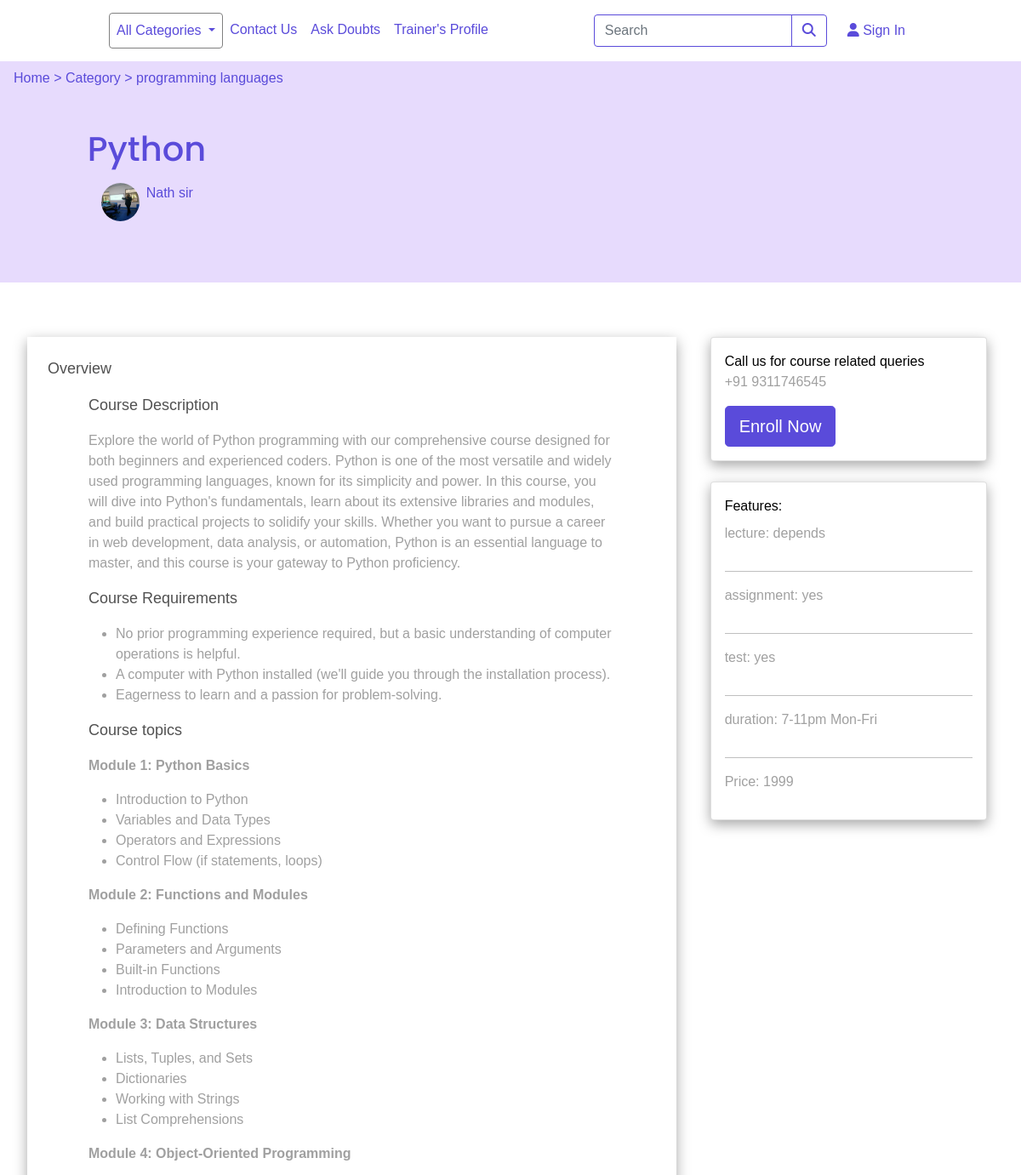
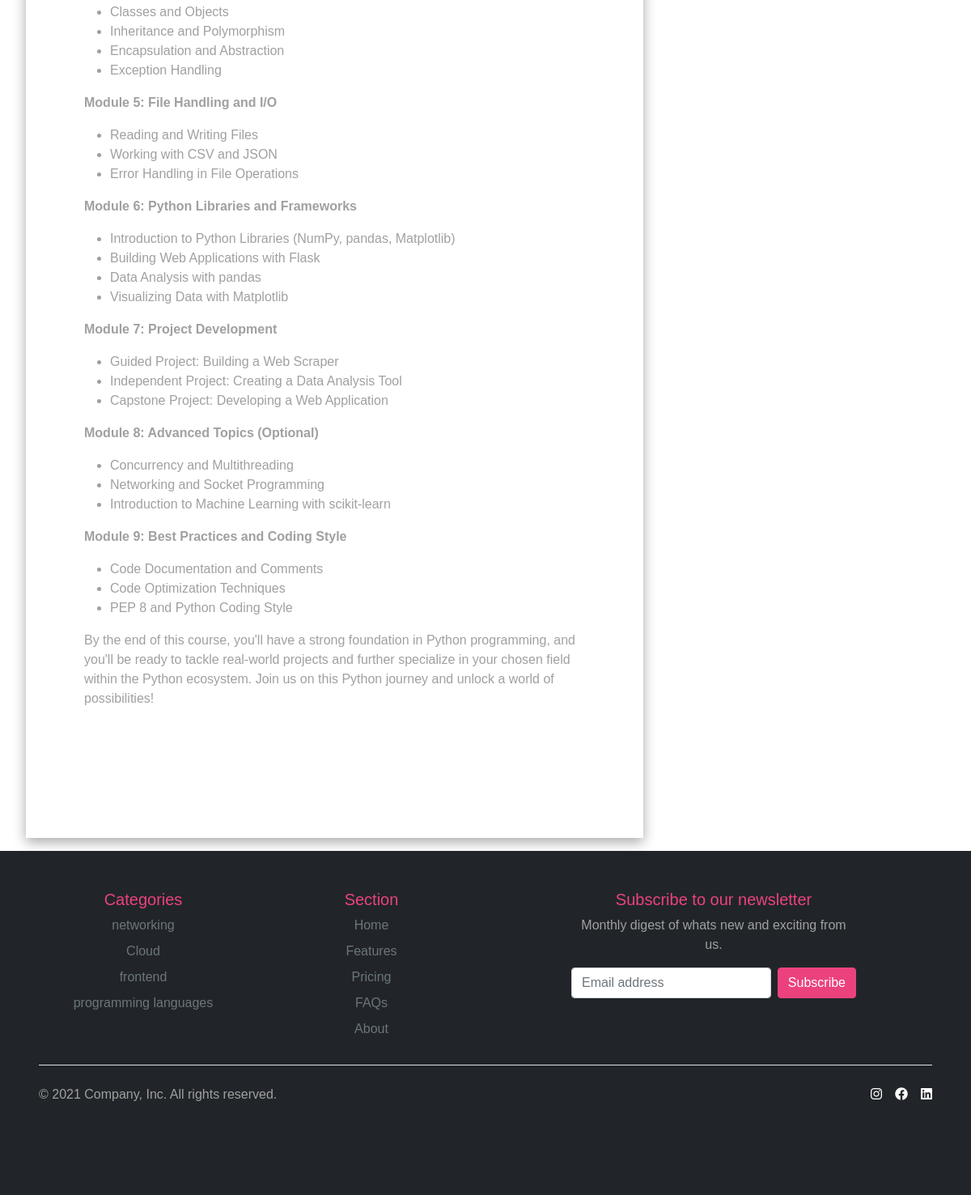
The page /course_details/python on the database its author committed (2 pictures, top to bottom).
### eduapp/models.py (models this page shows, shortened)
class CourseDetail(models.Model):
    product=models.OneToOneField(Course,on_delete=models.CASCADE)
    description=RichTextField()
    duration=models.ForeignKey(Duration,null=True,on_delete=models.DO_NOTHING)
    startdate=models.DateField()
    requirements=RichTextField(default="")
    topics=RichTextField(default="")
    lecture=models.CharField(max_length=255)
    assignment=models.CharField(max_length=50,choices=boolchoices)
    test=models.CharField(max_length=50,choices=boolchoices)

class Course(models.Model):
    name=models.CharField(max_length=100)
    category=models.ForeignKey(Category,on_delete=models.CASCADE)
    price=models.IntegerField(null=True,default=0)
    image=models.ImageField(upload_to='eduapp/images/product')
    slug=models.SlugField(max_length=255,unique=True)
    author=models.ForeignKey(Trainer,on_delete=models.CASCADE,null=True)
    discount=models.IntegerField(null=True)
    created_at=models.DateField(auto_now_add=True,null=True)
    level=models.ForeignKey(Level,on_delete=models.CASCADE,null=True)
    class Meta:
        verbose_name_plural='Courses'
    def __str__(self):
        return self.name

class Category(models.Model):
    name=models.CharField(max_length=100)
    image=models.ImageField(upload_to='eduapp/images/category')
    slug=models.SlugField(max_length=255,unique=True)
    def __str__(self):
        return self.name
    class Meta:
        verbose_name_plural='categories'
    def get_absolute_url(self):
        return reverse('course_view',args=[self.slug])

class Trainer(models.Model):
    name=models.CharField(max_length=255)
    description=models.TextField()
    profile_pic=models.ImageField(upload_to="trainer/",default=None)

class Duration(models.Model):
    duration=models.TextField()
    def __str__(self):
        return self.duration

### eduapp/views.py (the view)
# urls.py: path("course_details/<slug:slug>",views.course_details,name="course_details"),
def course_details(request,slug):
    product=get_object_or_404(Course,slug=slug)
    product_details=CourseDetail.objects.filter(product=product).first()
    if product_details is None:
        return redirect(soon)
    return render(request,'product_details.html',{'product_details':product_details})

### eduapp/views.py (called while the page is built)
def categories(request):
    return{
        'categories':Category.objects.all()
    }

def products(request):
    return{
        'products':Course.objects.all()
    }

### eduapp/templates/product_details.html
{% extends 'base.html' %}
{%block content %}
{% load static %}
<link rel="stylesheet" href="{% static 'css/style.css' %}">
<section id="product_details" class="">
    <div class="container-fluid product_details_head p-2">
        <div class="mx-2">
            <span>Home</span>	&#62; <span>Category</span> &#62; <span>{{product_details.product.category}}</span>
        </div>
        <div class="m-20">
            <h1 class="text-capitalize">{{product_details.product}}</h1>
            <div class="d-flex m-3"><img class="userlogo" src="{{product_details.product.author.profile_pic.url}}" alt="">
                <a href="{% url 'profile' %}" class="cl-blue text-decoration-none">{{product_details.product.author.name}}</a>
            </div>
        </div>
    </div>
    <div class="row g-5 m-3">
        <div id="overview" class="container p-4 col-lg-8">
            <div class="head">Overview</div>
            <div class="container">
                <div class="head my-3">Course Description</div>
                {% if product_details.description %}
                <p>{{product_details.description|safe}}</p>
                {% else %}
                <p>No description available for this course</p>
                {% endif %}
            </div>
            <div class="container">
                <div class="head my-3">Course Requirements</div>
                {% if product_details.requirements %}
                <p>{{product_details.requirements|safe}}</p>
                {% else %}
                <p>No description available for this course</p>
                {% endif %}
            </div>
            <div class="container">
                <div class="head my-3">Course topics</div>
                {% if product_details.topics %}
                <p>{{product_details.topics|safe}}</p>
                {% else %}
                <p>No description available for this course</p>
                {% endif %}
            </div>
        </div>
        <div id="detail-right" class="col-lg-3">
            <div class="card p-3 mb-4">
                <div> Call us for course related queries</div>
                <p>+91 9311746545</p>
                {% if request.user.is_authenticated %}
            <a href="{% url 'enrollmentForm' product_details.id %}"><button class="btn btn-lg btn-custom-dark">Enroll
                    Now</button></a>
            {% else %}
            <a href="{% url 'login' %}?next={% url 'enrollmentForm' product_details.id %}"><button class="btn btn-lg btn-custom-dark">Enroll Now</button></a>
            {% endif %}
            </div>
            <div class="card p-3">
                <div class="head mb-2">Features:</div>
                {% if product_details.description %}
                <p><span>lecture:</span> {{product_details.lecture}}</p>
                <hr>
                <p><span>assignment:</span> {{product_details.assignment}}</p>
                <hr>
                <p><span>test:</span> {{product_details.test}}</p>
                <hr>
                <p><span>duration:</span> {{product_details.duration}}</p>
                <hr>
                <p><span>Price:</span> {{product_details.product.price}}</p>
                {% endif %}
            </div>
        </div>
    </div>
</section>
{% endblock %}

### eduapp/templates/base.html (shortened to what this page needs)
<!DOCTYPE html>
<html lang="en">
<head>
<link rel="stylesheet" href="https://cdnjs.cloudflare.com/ajax/libs/font-awesome/6.4.0/css/all.min.css" />
  <link href="https://cdn.jsdelivr.net/npm/bootstrap@5.0.2/dist/css/bootstrap.min.css" rel="stylesheet"
>
  {% load static %}
  <link rel="stylesheet" type="text/css" href="{% static 'css/style.css' %}" />
  <link rel="stylesheet" href="https://cdn.ckeditor.com/ckeditor5/39.2.0/classic/ckeditor.css">
</head>
<body>
  <nav class="navbar navbar-expand-lg navbar-light">
    <div class="container-fluid">
      <div class="collapse navbar-collapse" id="navbarSupportedContent">
        <ul class="navbar-nav me-auto mb-lg-0">
          <li class="nav-item dropdown border rounded nav-dropdown">
            <a class="nav-link dropdown-toggle" href="#" id="navbarDropdown" role="button" data-bs-toggle="dropdown" aria-expanded="false">
              All Categories
            </a>
          </li>
          <li class="nav-item">
            <a class="nav-link" href="{% url 'contact' %}">Contact Us</a>
          </li>
          <li class="nav-item">
            <a class="nav-link" href="{% url 'displayQuestions' %}">Ask Doubts</a>
          </li>
          <li class="nav-item">
            <a class="nav-link" href="{% url 'profile' %}">Trainer's Profile</a>
          </li>
        </ul>
        <form class="d-flex" action="{% url 'search_results' %}" method="get">
          <div class="input-group" id="search">
            <input class="form-control me-auto" type="search" placeholder="Search" aria-label="Search" name="q">
            <button id="search-button" type="submit" class="btn">
              <i class="fas fa-search"></i>
            </button>
          </div>
        </form>
        {% if request.user.is_authenticated %}
        <div class="dropdown mx-2">
          <a class="nav-link dropdown-toggle" type="button" id="dropdownMenuButton1" data-bs-toggle="dropdown" aria-expanded="false">
            <i class="fa-solid fa-user cl-blue"></i>
          <span>{{request.user}}</span>
          </a>
          <ul class="dropdown-menu" aria-labelledby="dropdownMenuButton1">
            <li><a class="dropdown-item" href="#">Settings</a></li>
            <li><a class="dropdown-item" href="{% url 'userProfile' %}"> Profile</a></li>
            <li><a class="dropdown-item" href="{% url 'dashboard' %}">Dashboard</a></li>
            <li><a class="dropdown-item" href="{% url 'logout' %}">Logout</a></li>
          </ul>
        </div>
        {% else %}
        <a href="{% url 'login' %}?next={{request.path}}" class="m-2 nav-link"><i class="fa-solid fa-user"></i><span> Sign In</span></a>
        {% endif %}
      </div>
    </div>
  </nav>
  {%block content %}{% endblock %}
    <footer>
      <div class="container-fluid bg-dark p-5 text-white">
      <div class="row">
        <div class="col-lg-3 col-md-3">
          <h5>Categories</h5>
          <ul class="nav flex-column">
            {% for i in categories %}
            <li class="nav-item mb-2"><a href="{{i.get_absolute_url}}" class="nav-link p-0 text-muted">{{i.name}}</a></li>
            {% endfor%}
          </ul>
        </div>
        <div class="col-lg-3 col-md-3">
          <h5>Section</h5>
          <ul class="nav flex-column">
            <li class="nav-item mb-2"><a href="#" class="nav-link p-0 text-muted">Home</a></li>
            <li class="nav-item mb-2"><a href="#" class="nav-link p-0 text-muted">Features</a></li>
            <li class="nav-item mb-2"><a href="#" class="nav-link p-0 text-muted">Pricing</a></li>
            <li class="nav-item mb-2"><a href="#" class="nav-link p-0 text-muted">FAQs</a></li>
            <li class="nav-item mb-2"><a href="#" class="nav-link p-0 text-muted">About</a></li>
          </ul>
        </div>
        <div class="col-lg-4 col-md-4 offset-lg-1">
          <form>
            <h5>Subscribe to our newsletter</h5>
            <p>Monthly digest of whats new and exciting from us.</p>
            <div class="d-flex flex-md-row flex-lg-row flex-column w-100 gap-2">
              <input id="newsletter1" type="text" class="form-control" placeholder="Email address">
              <button class="btn btn-pink" type="button">Subscribe</button>
            </div>
          </form>
        </div>
      </div>
      <div class="d-flex  flex-lg-row flex-md-row flex-column justify-content-between py-4 my-4 border-top">
        <p>&copy; 2021 Company, Inc. All rights reserved.</p>
        <ul class="list-unstyled d-flex ">
          <li class="ms-3"><i class="fa-brands fa-instagram"></i></li>
          <li class="ms-3"><i class="fa-brands fa-facebook"></i></li>
          <li class="ms-3"><i class="fa-brands fa-linkedin"></i></li>
        </ul>
      </div>
    </div>
    </footer>
</body>
</html>

### static/css/style.css (style rules this page uses)
:root { --light-blue:#edf5e1; --light-blue-dark:#5A4BDA; --light-purple:#f7f1ff; --dark-purple:#1B0A31; --success:#198754; --pink-color:#eb427e; --color-white: #ffffff; --color-light: #f1f5f8; --color-black: #252a32; --color-blue: #148cb8; --color-red: #d32f2f; --box-shadow: 0 4px 6px -1px rgba(0, 0, 0, 0.1), 0 2px 4px -1px rgba(0, 0, 0, 0.06); }
body { font-family: 'Verdana', sans-serif; text-align: center; }
h1,h2,h3 { font-family:"Poppins"; }
p { color: #a0a0a0; }
.m-20 { margin: 0 4%; padding: 4%; }
nav a { color: var(--light-blue-dark) !important; }
nav { padding:50px 100px; }
.nav-dropdown { border: 1px solid gray !important; }
#search input { background-color:none; border: 1px solid var(--light-blue-dark); }
#search-button { background-color:none; border: 1px solid var(--light-blue-dark); }
#search-button i { color: var(--light-blue-dark); }
.row { border: none; }
.card { text-decoration: none; color: black; padding: 0; margin: 0; }
.btn-custom-dark { border: 1px solid var(--light-blue-dark) !important; color: white !important; background: var(--light-blue-dark); }
footer h5 { color: var(--pink-color); }
.btn-pink { border: 1px solid var(--pink-color) !important; color: white !important; background: var(--pink-color); }
.userlogo { height: 45px; width: 45px; border-radius: 50%; float: left; margin-right: 8px; }
.product_details_head { background-color: rgb(231, 219, 253); text-align: start; color: var(--light-blue-dark); }
.cl-blue { color: var(--light-blue-dark); }
#overview { text-align: left; box-shadow: rgba(0, 0, 0, 0.35) 0px 5px 15px; color: #a0a0a0; }
#overview .head { font-size: 18px; color: #515151; }
#detail-right { text-align: left; flex: 0 0 calc(33.333% - 1rem); position: sticky; top: 0; align-self: flex-start; }
#detail-right>.card { box-shadow: rgba(0, 0, 0, 0.35) 0px 5px 15px; }
.row.g-5.m-3 { display: flex; flex-wrap: wrap; }
#overview { flex: 0 0 calc(66.666% - 1rem); padding: 1rem; }

### rows shown on the page
CourseDetail: product.category "programming languages", product "Python", product.author.profile_pic (picture), product.author.name "Nath sir", description "Explore the world of Python programming with our comprehensive course designed for both beginners and experienced coders. Python is one of the most versatile and widely used programming languages, known for its simplicity and power. In this course, you will dive into Python's fundamentals, learn about its extensive libraries and modules, and build practical projects to solidify your skills. Whether you want to pursue a career in web development, data analysis, or automation, Python is an essential language to master, and this course is your gateway to Python proficiency.", requirements "No prior programming experience required, but a basic understanding of computer operations is helpful. A computer with Python installed (we'll guide you through the installation process). Eagerness to learn and a passion for problem-solving.", topics "Module 1: Python Basics Introduction to Python Variables and Data Types Operators and Expressions Control Flow (if statements, loops) Module 2: Functions and Modules Defining Functions Parameters and Arguments Built-in Functions Introduction to Modules Module 3: Data Structures Lists, Tuples, and Sets Dictionaries Working with Strings List Comprehensions Module 4: Object-Oriented Programming Classes and Objects Inheritance and Polymorphism Encapsulation and Abstraction Exception Handling Module 5: File Handling and I/O Reading and Writing Files Working with CSV and JSON Error Handling in File Operations Module 6: Python Libraries and Frameworks Introduction to Python Libraries (NumPy,…", lecture "depends", assignment "yes", test "yes", duration "7-11pm Mon-Fri", product.price "1999"
Category: name "networking"
Category: name "Cloud"
Category: name "frontend"
Category: name "programming languages"
